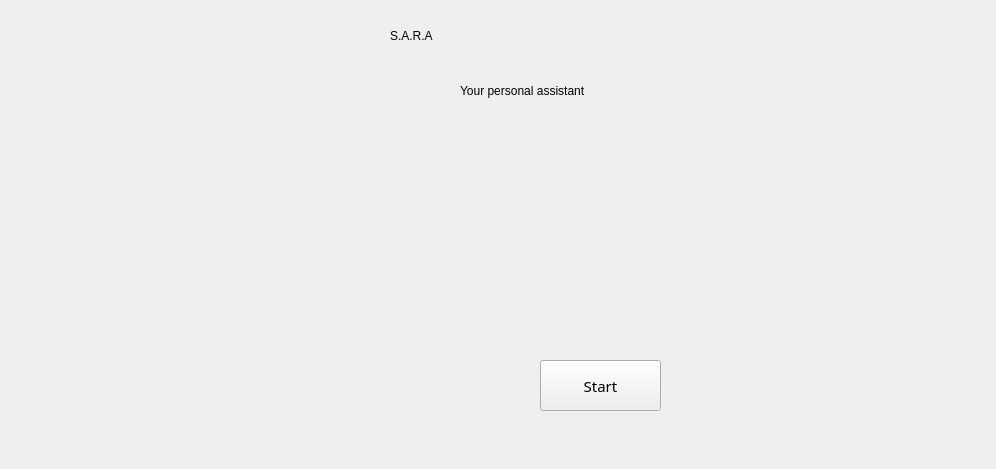
<?xml version="1.0" encoding="UTF-8"?>
<ui version="4.0">
 <class>MainWindow</class>
 <widget class="QMainWindow" name="MainWindow">
  <property name="geometry">
   <rect>
    <x>0</x>
    <y>0</y>
    <width>996</width>
    <height>469</height>
   </rect>
  </property>
  <property name="windowTitle">
   <string>MainWindow</string>
  </property>
  <widget class="QWidget" name="centralwidget">
   <widget class="QLabel" name="label">
    <property name="geometry">
     <rect>
      <x>0</x>
      <y>0</y>
      <width>1011</width>
      <height>471</height>
     </rect>
    </property>
    <property name="text">
     <string/>
    </property>
    <property name="pixmap">
     <pixmap>background.png</pixmap>
    </property>
   </widget>
   <widget class="QLabel" name="title_label">
    <property name="geometry">
     <rect>
      <x>390</x>
      <y>0</y>
      <width>211</width>
      <height>71</height>
     </rect>
    </property>
    <property name="styleSheet">
     <string notr="true"/>
    </property>
    <property name="text">
     <string>S.A.R.A</string>
    </property>
   </widget>
   <widget class="QLabel" name="subtitle_label">
    <property name="geometry">
     <rect>
      <x>460</x>
      <y>50</y>
      <width>421</width>
      <height>81</height>
     </rect>
    </property>
    <property name="styleSheet">
     <string notr="true"/>
    </property>
    <property name="text">
     <string>Your personal assistant</string>
    </property>
   </widget>
   <widget class="QPushButton" name="startButton">
    <property name="geometry">
     <rect>
      <x>540</x>
      <y>360</y>
      <width>121</width>
      <height>51</height>
     </rect>
    </property>
    <property name="font">
     <font>
      <family>Ubuntu Condensed</family>
      <pointsize>11</pointsize>
      <weight>50</weight>
      <bold>false</bold>
     </font>
    </property>
    <property name="styleSheet">
     <string notr="true"/>
    </property>
    <property name="text">
     <string>Start</string>
    </property>
   </widget>
  </widget>
 </widget>
 <resources/>
 <connections/>
</ui>
